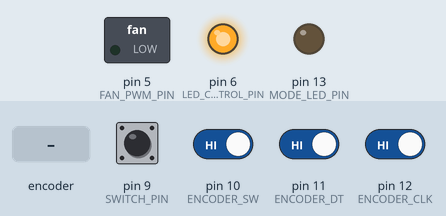
Bench run of a sketch on a simulated Arduino Uno, built with avr-gcc and run on an emulated ATmega328P. Shown: switched loads named in the sketch (green lamp = pin HIGH), output pins drawn as LEDs (lit = HIGH). Inputs (shaded band) come from the test bench; at power-on: pin 9 (SWITCH_PIN), pin 10 (ENCODER_SW), pin 11 (ENCODER_DT), pin 12 (ENCODER_CLK) HIGH. Pins used as bus, display or sensor lines are not drawn.

Above: at 1.2 s.
1.3 s: rotary encoder on pin 12 (ENCODER_CLK) / pin 11 (ENCODER_DT) turned 3 steps (first pin leading)
At 1.6 s:
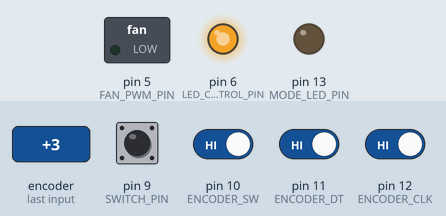
3.4 s: rotary encoder on pin 12 (ENCODER_CLK) / pin 11 (ENCODER_DT) turned 3 steps (first pin leading)
At 4.5 s:
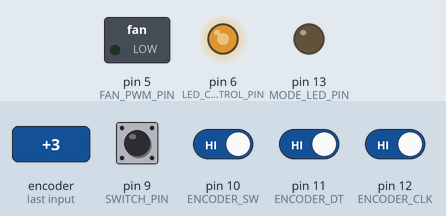
5.5 s: pin 9 (SWITCH_PIN) pulled LOW for 0.15 s
At 6.5 s:
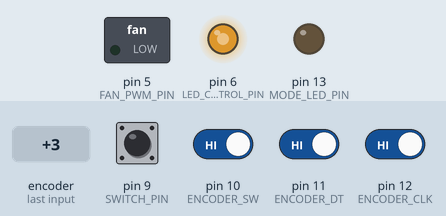
7.1 s: pin 9 (SWITCH_PIN) pulled LOW for 3.2 s
At 8.2 s:
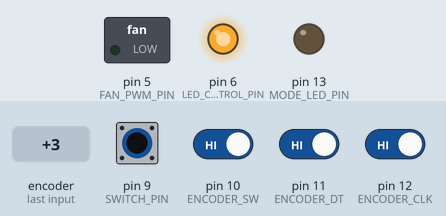
Timing chart, 0 to 11.8 s (numbered marks = the images above; inputs shaded):
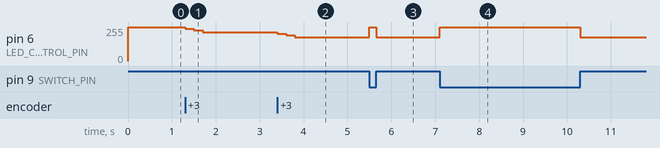

Measured:
- after the input at 1.3 s, pin 6 (LED_CONTROL_PIN): 255/255 → 243/255 at once, → 230/255 0.20 s later, → 217/255 0.20 s later
- after the input at 3.4 s, pin 6 (LED_CONTROL_PIN): 217/255 → 204/255 at once, → 192/255 0.20 s later, → 179/255 0.20 s later
- after the input at 5.5 s, pin 6 (LED_CONTROL_PIN): 179/255 → 255/255 at once, → 179/255 0.15 s later
- after the input at 7.1 s, pin 6 (LED_CONTROL_PIN): 179/255 → 255/255 at once, → 179/255 3.2 s later

The sketch:

tjommylygten.ino
```cpp
// -------- //
// SETTINGS //
// -------- //

// Fan speed on boot
// Percentage between 0% (off) and 100% (on)
#define FAN_DEFAULT_SPEED 0

// LED power on boot
// Percentage between 0% (off) and 100% (on)
#define LED_POWER_DEFAULT 0

// How big a change does the encoder change the
// fan- and LED power levels with
#define ENCODER_STEP_SIZE 5

// // // // // // //
//  Configuration //
// // // // // // //

#define LED_CONTROL_PIN 6
#define FAN_POWER_PIN 8
#define FAN_PWM_PIN 5
#define MODE_LED_PIN 13
#define SWITCH_PIN 9
#define ENCODER_SW 10
#define ENCODER_DT 11
#define ENCODER_CLK 12

#define LED_OFF 255
#define FAN_OFF HIGH
#define FAN_ON LOW

void setup() {
  pinMode(LED_CONTROL_PIN, OUTPUT);
  pinMode(FAN_POWER_PIN, OUTPUT);
  pinMode(FAN_PWM_PIN, OUTPUT);
  pinMode(MODE_LED_PIN, OUTPUT);
  pinMode(SWITCH_PIN, INPUT_PULLUP);
  pinMode(ENCODER_SW, INPUT_PULLUP);
  pinMode(ENCODER_DT, INPUT);
  pinMode(ENCODER_CLK, INPUT);
}

int setLedPercentage( int percentage = 0 ) {
  int LEDPwm = map(percentage, 0, 100, 255, 0);
  analogWrite(LED_CONTROL_PIN, LEDPwm);
}

int setFanPercentage( int percentage = 0 ) {
  int fanPwm = map(percentage, 0, 100, 0, 255);
  analogWrite(FAN_PWM_PIN, fanPwm);

  if ( percentage <= 0 ) {
    // Off
    digitalWrite(FAN_POWER_PIN, HIGH);
  } else {
    // ON
    digitalWrite(FAN_POWER_PIN, LOW);
  }
}

int lastEncoderClk = HIGH;
int lastEncoderSwitch = LOW;

int fanSpeed = FAN_DEFAULT_SPEED;
int ledPower = LED_POWER_DEFAULT;

// Mode  1 = Fan control
// Mode -1 = LED control
int mode = 1;

void loop() {
  // Read input pins
  int switchState = digitalRead(SWITCH_PIN);
  int newEncoderClk = digitalRead(ENCODER_CLK);
  int newEncoderSwitch = digitalRead(ENCODER_SW);

  // Handle Encoder rotation
  if (newEncoderClk != lastEncoderClk) {
    lastEncoderClk = newEncoderClk;
    int encoderDtValue = digitalRead(ENCODER_DT);

    if ( newEncoderClk == LOW && encoderDtValue == HIGH ) {
      // Clockwise rotation
      if ( mode == 1 ) {
        fanSpeed += ENCODER_STEP_SIZE;
        fanSpeed = constrain(fanSpeed, 0, 100);
      } else if ( mode == -1 ) {
        ledPower += ENCODER_STEP_SIZE;
        ledPower = constrain(ledPower, 0, 100);
      }
    }

    if ( newEncoderClk == LOW && encoderDtValue == LOW ) {
      // Counterclockwise rotation
      if ( mode == 1 ) {
        fanSpeed -= ENCODER_STEP_SIZE;
        fanSpeed = constrain(fanSpeed, 0, 100);
      } else if ( mode == -1 ) {
        ledPower -= ENCODER_STEP_SIZE;
        ledPower = constrain(ledPower, 0, 100);
      }
    }
  }

  if ( newEncoderSwitch == HIGH && lastEncoderSwitch == LOW ) {
    mode *= -1;
  }

  lastEncoderSwitch = newEncoderSwitch;

  // React on data
  if ( switchState == HIGH ) {
    setLedPercentage(ledPower);
    setFanPercentage(fanSpeed);
  } else {
    setLedPercentage();
    setFanPercentage();
  }
}
```
